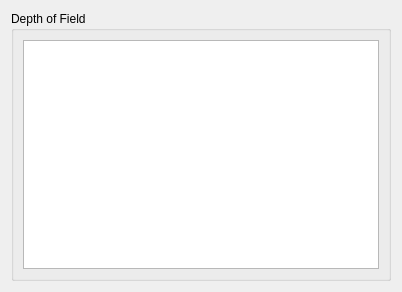
<?xml version="1.0" encoding="UTF-8"?>
<ui version="4.0">
 <class>GvQDepthOfFieldEditor</class>
 <widget class="QWidget" name="GvQDepthOfFieldEditor">
  <property name="geometry">
   <rect>
    <x>0</x>
    <y>0</y>
    <width>402</width>
    <height>292</height>
   </rect>
  </property>
  <property name="windowTitle">
   <string>Depth of Field Editor</string>
  </property>
  <layout class="QVBoxLayout" name="verticalLayout_2">
   <item>
    <widget class="QGroupBox" name="groupBox">
     <property name="title">
      <string>Depth of Field</string>
     </property>
     <layout class="QVBoxLayout" name="verticalLayout">
      <item>
       <widget class="QGraphicsView" name="graphicsView"/>
      </item>
     </layout>
    </widget>
   </item>
  </layout>
 </widget>
 <resources/>
 <connections/>
</ui>
